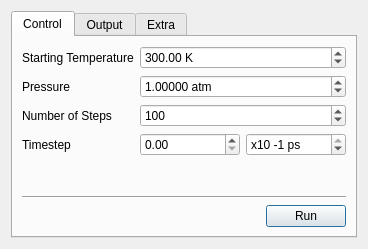
<ui version="4.0">
 <class>MDDialog</class>
 <widget class="QDialog" name="MDDialog">
  <property name="windowModality">
   <enum>Qt::NonModal</enum>
  </property>
  <property name="geometry">
   <rect>
    <x>0</x>
    <y>0</y>
    <width>368</width>
    <height>249</height>
   </rect>
  </property>
  <property name="windowTitle">
   <string>Molecular Dynamics Control</string>
  </property>
  <property name="windowIcon">
   <iconset resource="icons.qrc">
    <normaloff>:/stackicons/icons/stack_md.svg</normaloff>:/stackicons/icons/stack_md.svg</iconset>
  </property>
  <layout class="QHBoxLayout" name="horizontalLayout_2">
   <item>
    <widget class="QTabWidget" name="MDTabs">
     <property name="currentIndex">
      <number>0</number>
     </property>
     <widget class="QWidget" name="ControlTab">
      <attribute name="title">
       <string>Control</string>
      </attribute>
      <layout class="QVBoxLayout" name="verticalLayout">
       <item>
        <layout class="QGridLayout" name="gridLayout">
         <item row="0" column="0">
          <widget class="QLabel" name="label">
           <property name="text">
            <string>Starting Temperature</string>
           </property>
          </widget>
         </item>
         <item row="0" column="1" colspan="2">
          <widget class="QDoubleSpinBox" name="TemperatureSpin">
           <property name="suffix">
            <string> K</string>
           </property>
           <property name="minimum">
            <double>1.000000000000000</double>
           </property>
           <property name="maximum">
            <double>1000000000.000000000000000</double>
           </property>
           <property name="value">
            <double>300.000000000000000</double>
           </property>
          </widget>
         </item>
         <item row="1" column="1" colspan="2">
          <widget class="QDoubleSpinBox" name="PressureSpin">
           <property name="suffix">
            <string> atm</string>
           </property>
           <property name="decimals">
            <number>5</number>
           </property>
           <property name="minimum">
            <double>-1000000000.000000000000000</double>
           </property>
           <property name="maximum">
            <double>1000000000.000000000000000</double>
           </property>
           <property name="value">
            <double>1.000000000000000</double>
           </property>
          </widget>
         </item>
         <item row="1" column="0">
          <widget class="QLabel" name="PressureLabel">
           <property name="text">
            <string>Pressure</string>
           </property>
          </widget>
         </item>
         <item row="2" column="0">
          <widget class="QLabel" name="NumberofStepsLabel">
           <property name="text">
            <string>Number of Steps</string>
           </property>
          </widget>
         </item>
         <item row="2" column="1" colspan="2">
          <widget class="QSpinBox" name="NStepsSpin">
           <property name="minimum">
            <number>1</number>
           </property>
           <property name="maximum">
            <number>1000000000</number>
           </property>
           <property name="value">
            <number>100</number>
           </property>
          </widget>
         </item>
         <item row="3" column="1">
          <widget class="QDoubleSpinBox" name="TimeStepMantissaSpin">
           <property name="buttonSymbols">
            <enum>QAbstractSpinBox::UpDownArrows</enum>
           </property>
           <property name="decimals">
            <number>2</number>
           </property>
          </widget>
         </item>
         <item row="3" column="2">
          <widget class="QSpinBox" name="TimeStepExponentSpin">
           <property name="suffix">
            <string> ps</string>
           </property>
           <property name="prefix">
            <string>x10 </string>
           </property>
           <property name="minimum">
            <number>-100</number>
           </property>
           <property name="maximum">
            <number>-1</number>
           </property>
          </widget>
         </item>
         <item row="3" column="0">
          <widget class="QLabel" name="TimestepLabel">
           <property name="text">
            <string>Timestep</string>
           </property>
          </widget>
         </item>
        </layout>
       </item>
       <item>
        <spacer name="verticalSpacer">
         <property name="orientation">
          <enum>Qt::Vertical</enum>
         </property>
         <property name="sizeHint" stdset="0">
          <size>
           <width>20</width>
           <height>27</height>
          </size>
         </property>
        </spacer>
       </item>
       <item>
        <widget class="Line" name="line">
         <property name="orientation">
          <enum>Qt::Horizontal</enum>
         </property>
        </widget>
       </item>
       <item>
        <layout class="QHBoxLayout" name="horizontalLayout">
         <item>
          <spacer name="horizontalSpacer">
           <property name="orientation">
            <enum>Qt::Horizontal</enum>
           </property>
           <property name="sizeHint" stdset="0">
            <size>
             <width>40</width>
             <height>20</height>
            </size>
           </property>
          </spacer>
         </item>
         <item>
          <widget class="QPushButton" name="RunMDButton">
           <property name="text">
            <string>Run</string>
           </property>
          </widget>
         </item>
        </layout>
       </item>
      </layout>
     </widget>
     <widget class="QWidget" name="tab">
      <attribute name="title">
       <string>Output</string>
      </attribute>
     </widget>
     <widget class="QWidget" name="tab_2">
      <attribute name="title">
       <string>Extra</string>
      </attribute>
      <widget class="QCheckBox" name="ApplyZElectricCheck">
       <property name="geometry">
        <rect>
         <x>20</x>
         <y>10</y>
         <width>181</width>
         <height>23</height>
        </rect>
       </property>
       <property name="text">
        <string>Apply electric field along Z</string>
       </property>
      </widget>
      <widget class="QDoubleSpinBox" name="ZElectricStrengthSpin">
       <property name="geometry">
        <rect>
         <x>200</x>
         <y>10</y>
         <width>62</width>
         <height>27</height>
        </rect>
       </property>
       <property name="minimum">
        <double>-100000000.000000000000000</double>
       </property>
       <property name="maximum">
        <double>1000000000.000000000000000</double>
       </property>
       <property name="value">
        <double>1.000000000000000</double>
       </property>
      </widget>
     </widget>
    </widget>
   </item>
  </layout>
 </widget>
 <resources>
  <include location="icons.qrc"/>
 </resources>
 <connections/>
</ui>
